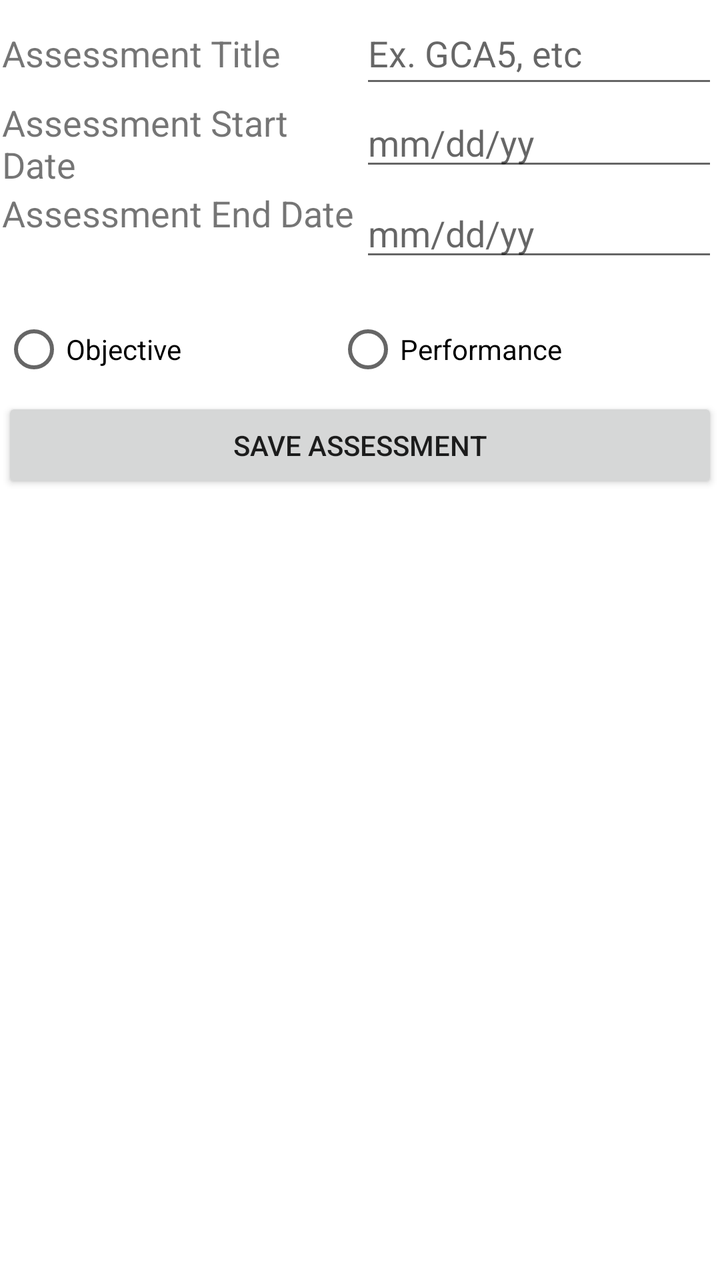
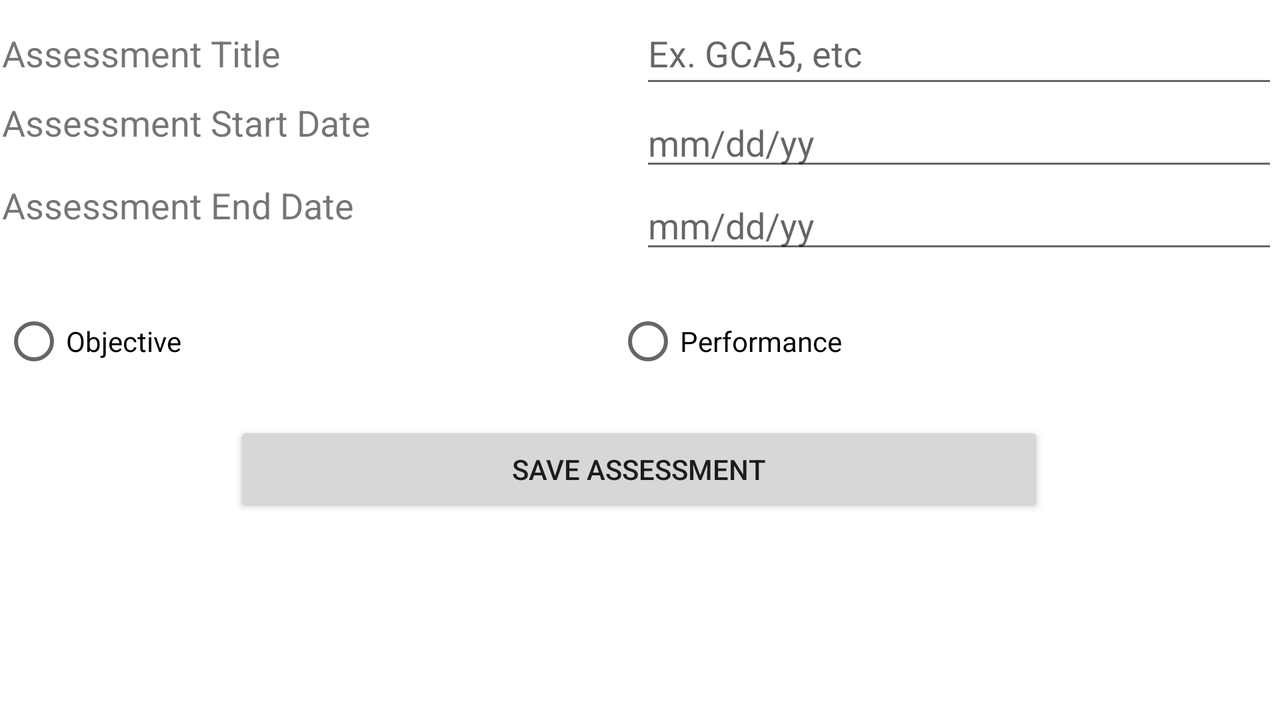

One screen, two layout resources from the same app: the default and the author's alternative for another configuration. Each is rendered where Android would select it; the XML of both is given below.
<!-- AndroidManifest.xml: application theme Theme.StudentTermTracker -->
<!-- res/layout/activity_assessment_detail.xml -->
<?xml version="1.0" encoding="utf-8"?>
<androidx.constraintlayout.widget.ConstraintLayout xmlns:android="http://schemas.android.com/apk/res/android"
    xmlns:app="http://schemas.android.com/apk/res-auto"
    xmlns:tools="http://schemas.android.com/tools"
    android:layout_width="match_parent"
    android:layout_height="match_parent"
    tools:context=".UI.AssessmentDetail">

    <ScrollView
        android:id="@+id/assessment_scrollview"
        android:layout_width="0dp"
        android:layout_height="wrap_content"
        android:layout_marginStart="1dp"
        android:layout_marginTop="1dp"
        android:layout_marginEnd="1dp"
        app:layout_constraintEnd_toEndOf="parent"
        app:layout_constraintStart_toStartOf="parent"
        app:layout_constraintTop_toTopOf="parent">

        <LinearLayout
            android:layout_width="match_parent"
            android:layout_height="wrap_content"
            android:orientation="vertical">

            <LinearLayout
                android:layout_width="match_parent"
                android:layout_height="match_parent"
                android:orientation="horizontal">

                <TextView
                    android:id="@+id/edit_assessment_name"
                    android:layout_width="0dp"
                    android:layout_height="wrap_content"
                    android:layout_weight="1"
                    android:text="@string/assessment_title"
                    android:textSize="18sp" />

                <EditText
                    android:id="@+id/edit_assessment_name_text"
                    android:layout_width="0dp"
                    android:layout_height="48dp"
                    android:layout_weight="1"
                    android:hint="@string/assessment_example"
                    android:importantForAutofill="no"
                    android:inputType="text"
                    tools:ignore="SpeakableTextPresentCheck,TextContrastCheck" />
            </LinearLayout>

            <LinearLayout
                android:layout_width="match_parent"
                android:layout_height="match_parent"
                android:orientation="horizontal">

                <TextView
                    android:id="@+id/assessment_details_start_date"
                    android:layout_width="0dp"
                    android:layout_height="wrap_content"
                    android:layout_gravity="fill"
                    android:layout_weight="1"
                    android:text="@string/assessment_start_date"
                    android:textSize="18sp" />

                <EditText
                    android:id="@+id/edit_assessment_start_date_text"
                    android:layout_width="0dp"
                    android:layout_height="wrap_content"
                    android:layout_weight="1"
                    android:ems="10"
                    android:hint="@string/date_hint"
                    android:importantForAutofill="no"
                    android:inputType="date"
                    tools:ignore="TouchTargetSizeCheck,TextContrastCheck,DuplicateSpeakableTextCheck" />
            </LinearLayout>

            <LinearLayout
                android:layout_width="match_parent"
                android:layout_height="match_parent"
                android:orientation="horizontal">

                <TextView
                    android:id="@+id/assessment_details_end_date"
                    android:layout_width="0dp"
                    android:layout_height="wrap_content"
                    android:layout_gravity="fill"
                    android:layout_weight="1"
                    android:text="@string/assessment_end_date"
                    android:textSize="18sp" />

                <EditText
                    android:id="@+id/edit_assessment_end_date_text"
                    android:layout_width="0dp"
                    android:layout_height="wrap_content"
                    android:layout_weight="1"
                    android:ems="10"
                    android:hint="@string/date_hint"
                    android:importantForAutofill="no"
                    android:inputType="date"
                    tools:ignore="TouchTargetSizeCheck,TextContrastCheck" />
            </LinearLayout>

            <RadioGroup
                android:id="@+id/assessment_radio_button_group"
                android:layout_width="match_parent"
                android:layout_height="wrap_content"
                android:layout_marginTop="15dp"
                android:orientation="horizontal"
                app:layout_constraintEnd_toEndOf="parent"
                app:layout_constraintStart_toStartOf="parent"
                app:layout_constraintTop_toBottomOf="parent">

                <RadioButton
                    android:id="@+id/objective_radio_button"
                    android:layout_width="wrap_content"
                    android:layout_height="wrap_content"
                    android:layout_weight="1"
                    android:text="@string/objective_radiobutton_text" />

                <RadioButton
                    android:id="@+id/performance_radio_button"
                    android:layout_width="wrap_content"
                    android:layout_height="wrap_content"
                    android:layout_weight="1"
                    android:text="@string/performance_radiobutton_text"
                    tools:layout_editor_absoluteX="205dp"
                    tools:layout_editor_absoluteY="168dp" />
            </RadioGroup>

            <LinearLayout
                android:layout_width="match_parent"
                android:layout_height="match_parent"
                android:orientation="horizontal">

                <Button
                    android:id="@+id/save_assessment_button2"
                    android:layout_width="match_parent"
                    android:layout_height="match_parent"
                    android:onClick="saveAssessment"
                    android:text="@string/save_assessment"
                    app:layout_constraintEnd_toEndOf="parent"
                    app:layout_constraintStart_toStartOf="parent"
                    app:layout_constraintTop_toBottomOf="@+id/assessment_radio_button_group" />
            </LinearLayout>
        </LinearLayout>
    </ScrollView>


</androidx.constraintlayout.widget.ConstraintLayout>
<!-- resources referenced by this layout -->
<resources>
  <string name="assessment_end_date">Assessment End Date</string>
  <string name="assessment_example">Ex. GCA5, etc</string>
  <string name="assessment_start_date">Assessment Start Date</string>
  <string name="assessment_title">Assessment Title</string>
  <string name="date_hint">mm/dd/yy</string>
  <string name="objective_radiobutton_text">Objective</string>
  <string name="performance_radiobutton_text">Performance</string>
  <string name="save_assessment">Save Assessment</string>
  <style name="Theme.StudentTermTracker" parent="Theme.MaterialComponents.DayNight.DarkActionBar">
          
          <item name="colorPrimary">@color/purple_500</item>
          <item name="colorPrimaryVariant">@color/purple_700</item>
          <item name="colorOnPrimary">@color/white</item>
          
          <item name="colorSecondary">@color/teal_200</item>
          <item name="colorSecondaryVariant">@color/teal_700</item>
          <item name="colorOnSecondary">@color/black</item>
          
          <item name="android:statusBarColor" tools:targetApi="l">?attr/colorPrimaryVariant</item>
          
      </style>
</resources>
<!-- res/layout-land/activity_assessment_detail.xml (the author's variant of the layout above) -->
<!-- drawn on the phone turned sideways -->
<?xml version="1.0" encoding="utf-8"?>
<androidx.constraintlayout.widget.ConstraintLayout xmlns:android="http://schemas.android.com/apk/res/android"
    xmlns:app="http://schemas.android.com/apk/res-auto"
    xmlns:tools="http://schemas.android.com/tools"
    android:layout_width="match_parent"
    android:layout_height="match_parent"
    tools:context=".UI.AssessmentDetail">

    <ScrollView
        android:id="@+id/assessment_scrollview"
        android:layout_width="0dp"
        android:layout_height="wrap_content"
        android:layout_marginStart="1dp"
        android:layout_marginTop="1dp"
        android:layout_marginEnd="1dp"
        app:layout_constraintEnd_toEndOf="parent"
        app:layout_constraintStart_toStartOf="parent"
        app:layout_constraintTop_toTopOf="parent">

        <LinearLayout
            android:layout_width="match_parent"
            android:layout_height="wrap_content"
            android:orientation="vertical">

            <LinearLayout
                android:layout_width="match_parent"
                android:layout_height="match_parent"
                android:orientation="horizontal">

                <TextView
                    android:id="@+id/edit_assessment_name"
                    android:layout_width="0dp"
                    android:layout_height="wrap_content"
                    android:layout_weight="1"
                    android:text="@string/assessment_title"
                    android:textSize="18sp" />

                <EditText
                    android:id="@+id/edit_assessment_name_text"
                    android:layout_width="0dp"
                    android:layout_height="48dp"
                    android:layout_weight="1"
                    android:hint="@string/assessment_example"
                    android:importantForAutofill="no"
                    android:inputType="text"
                    tools:ignore="SpeakableTextPresentCheck,TextContrastCheck" />
            </LinearLayout>

            <LinearLayout
                android:layout_width="match_parent"
                android:layout_height="match_parent"
                android:orientation="horizontal">

                <TextView
                    android:id="@+id/assessment_details_start_date"
                    android:layout_gravity="fill"
                    android:layout_width="0dp"
                    android:layout_height="wrap_content"
                    android:layout_weight="1"
                    android:text="@string/assessment_start_date"
                    android:textSize="18sp" />

                <EditText
                    android:id="@+id/edit_assessment_start_date_text"
                    android:layout_width="0dp"
                    android:layout_height="wrap_content"
                    android:layout_weight="1"
                    android:ems="10"
                    android:hint="@string/date_hint"
                    android:importantForAutofill="no"
                    android:inputType="date"
                    tools:ignore="TouchTargetSizeCheck,TextContrastCheck,DuplicateSpeakableTextCheck" />
            </LinearLayout>

            <LinearLayout
                android:layout_width="match_parent"
                android:layout_height="match_parent"
                android:orientation="horizontal">

                <TextView
                    android:id="@+id/assessment_details_end_date"
                    android:layout_gravity="fill"
                    android:layout_width="0dp"
                    android:layout_height="wrap_content"
                    android:layout_weight="1"
                    android:text="@string/assessment_end_date"
                    android:textSize="18sp" />

                <EditText
                    android:id="@+id/edit_assessment_end_date_text"
                    android:layout_width="0dp"
                    android:layout_height="wrap_content"
                    android:layout_weight="1"
                    android:ems="10"
                    android:hint="@string/date_hint"
                    android:importantForAutofill="no"
                    android:inputType="date"
                    tools:ignore="TouchTargetSizeCheck,TextContrastCheck" />
            </LinearLayout>

            <RadioGroup
                android:id="@+id/assessment_radio_button_group"
                android:layout_width="match_parent"
                android:layout_height="wrap_content"
                android:layout_marginTop="15dp"
                android:orientation="horizontal"
                app:layout_constraintEnd_toEndOf="parent"
                app:layout_constraintStart_toStartOf="parent"
                app:layout_constraintTop_toBottomOf="parent">

                <RadioButton
                    android:id="@+id/objective_radio_button"
                    android:layout_width="wrap_content"
                    android:layout_height="wrap_content"
                    android:layout_weight="1"
                    android:text="@string/objective_radiobutton_text" />

                <RadioButton
                    android:id="@+id/performance_radio_button"
                    android:layout_width="wrap_content"
                    android:layout_height="wrap_content"
                    android:layout_weight="1"
                    android:text="@string/performance_radiobutton_text"
                    tools:layout_editor_absoluteX="205dp"
                    tools:layout_editor_absoluteY="168dp" />
            </RadioGroup>

            <Button
                android:id="@+id/save_assessment_button2"
                android:layout_width="match_parent"
                android:layout_height="wrap_content"
                android:layout_marginStart="116dp"
                android:layout_marginTop="16dp"
                android:layout_marginEnd="117dp"
                android:onClick="saveAssessment"
                android:text="@string/save_assessment"
                app:layout_constraintEnd_toEndOf="@id/assessment_radio_button_group"
                app:layout_constraintStart_toStartOf="@id/assessment_radio_button_group" />
        </LinearLayout>
    </ScrollView>

   

</androidx.constraintlayout.widget.ConstraintLayout>
